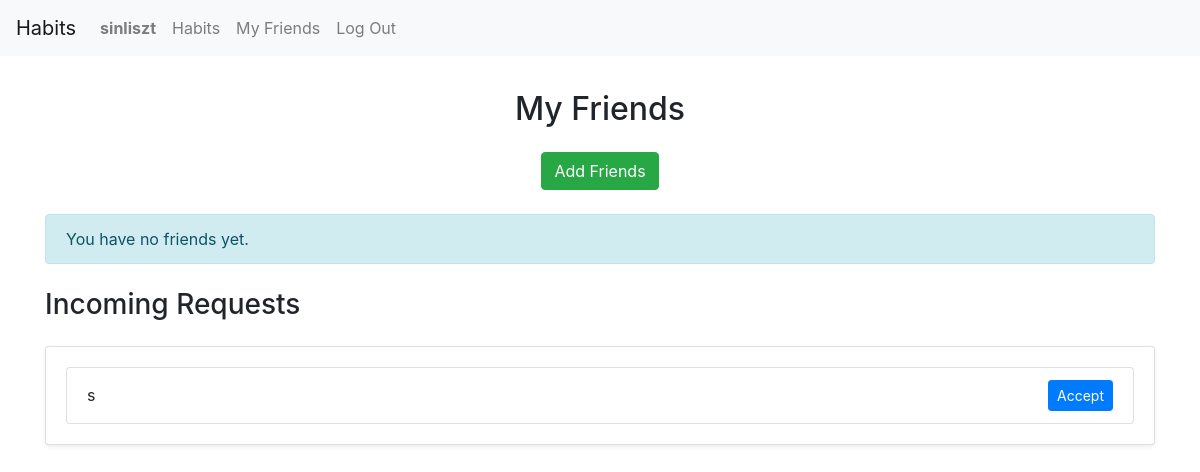
The app's page /friends/ (signed in), older data.
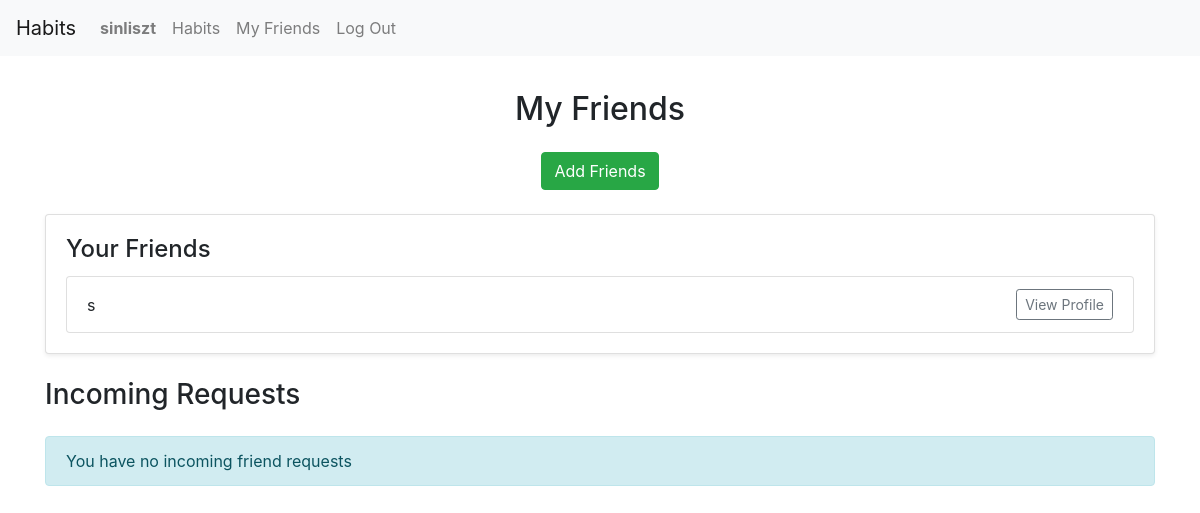
The same page, newer data.
### tracker/models.py (models this page shows, shortened)
class FriendRequest(models.Model):
    from_user = models.ForeignKey(User, related_name="friend_requests_sent", on_delete=models.CASCADE)
    to_user = models.ForeignKey(User, related_name="friend_requests_received", on_delete=models.CASCADE)
    timestamp = models.DateTimeField(auto_now_add=True)

class User(AbstractUser):
    friends = models.ManyToManyField("self", symmetrical=True, blank=True)

### tracker/views.py (the view)
# urls.py: path("friends/", views.friends_list, name="friends_list"),
@login_required
def friends_list(request):
    user = request.user
    friends = user.friends.all()
    incoming_requests = FriendRequest.objects.filter(to_user=user)
    return render(request, "tracker/friends_list.html", {
        "friends": friends,
        "incoming_requests": incoming_requests,
    })

### tracker/templates/tracker/friends_list.html (shortened to what this page needs)
{% extends "tracker/layout.html" %}
{% block body %}
    <div class="container mt-4">
        <h2 class="text-center mb-4">My Friends</h2>
        <div class="text-center mb-4">
            <a href="{% url 'search_users' %}">
                <button class="btn btn-success">Add Friends</button>
            </a>
        </div>
        {% if friends %}
            <div class="card shadow-sm mb-4">
                <div class="card-body">
                    <h4 class="card-title">Your Friends</h4>
                    <ul class="list-group">
                        {% for friend in friends%}
                            <li class="list-group-item d-flex justify-content-between align-items-center">
                                {{ friend.username }}
                                <button class="btn btn-outline-secondary btn-sm">View Profile</button>
                            </li>
                        {% endfor %}
                    </ul>
                </div>
            </div>
        {% else %}
            <div class="alert alert-info">
                You have no friends yet.
            </div>
        {% endif %}
        <h3 class="mt-4 mb-4">Incoming Requests</h3>
        {% if incoming_requests%}
            <div class="card shadow-sm">
                <div class="card-body">
                    <ul class="list-group">
                        {% for req in incoming_requests %}
                            <li class="list-group-item d-flex justify-content-between align-items-center">
                                {{ req.from_user.username }}
                                <form action="{% url 'accept_friend_request' req.id %}" method="post" class="d-inline">
                                    <button type="submit" class="btn btn-primary btn-sm">Accept</button>
                                </form>
                            </li>
                        {% endfor %}
                    </ul>
                </div>
            </div>
        {% else %}
            <div class="alert alert-info">
                You have no incoming friend requests
            </div>
        {% endif %}
    </div>
{% endblock %}

Row changes from the older to the newer data that the page shows:
removed FriendRequest: from_user.username "s"
now on this page (row unchanged): User: username "s"
Text that changed along with them:
text no longer shown: "You have no friends yet."
text now shown: "Your Friends You have no incoming friend requests"
